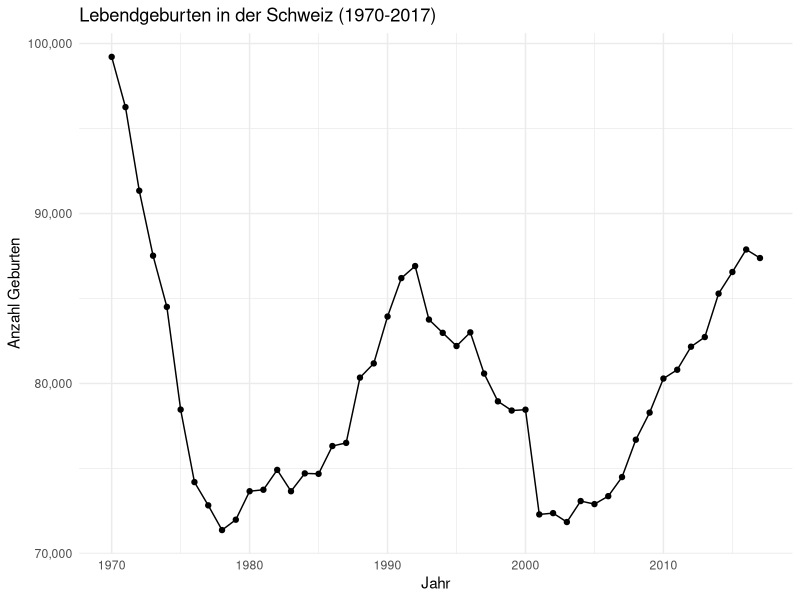
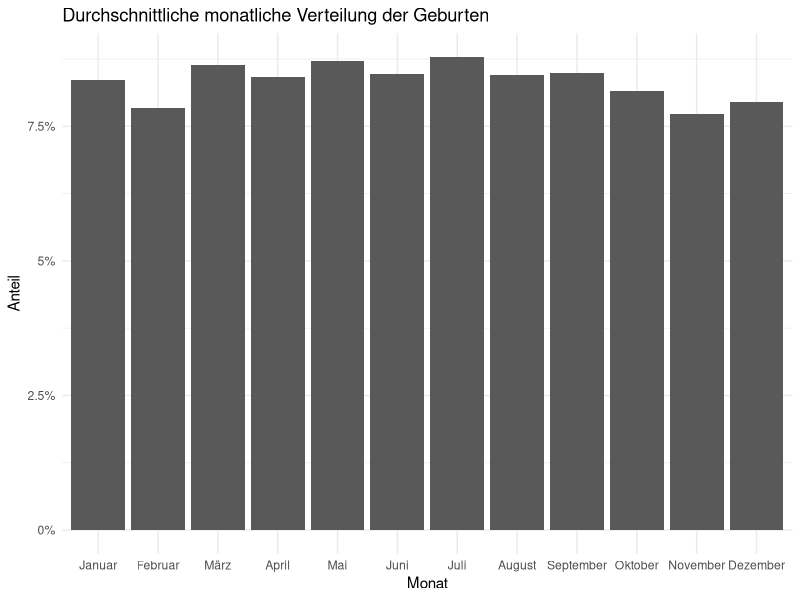

R code for these plots, in order:
## ---- chunk 1
library(readxl)
library(dplyr)
library(tidyr)
library(ggplot2)
library(scales)
## ---- chunk 2
df_raw <- read_excel("data/lebendgeburten_1970-2017.xlsx", range = "A3:N51")
## ---- chunk 3
df <- df_raw |> 
  rename(Jahr = 1) |> 
  mutate(Jahr = as.numeric(sub(" .*", "", Jahr))) |> 
  mutate(across(-Jahr, ~ as.numeric(gsub("[^0-9.]", "", .)))) |> 
  filter(!is.na(Jahr))
## ---- chunk 4
glimpse(df)
## ---- chunk 5
ggplot(df, aes(x = Jahr, y = Total)) +
  geom_line() +
  geom_point() +
  scale_y_continuous(labels = label_comma()) +
  labs(
    title = "Lebendgeburten in der Schweiz (1970-2017)",
    x = "Jahr",
    y = "Anzahl Geburten"
  ) +
  theme_minimal()
## ---- chunk 6
df_long <- df |> 
  pivot_longer(
    cols = -c(Jahr, Total),
    names_to = "Monat",
    values_to = "Geburten"
  )
## ---- chunk 7
df_month <- df_long %>%
  group_by(Monat) %>%
  summarise(Geburten = sum(Geburten)) %>%
  mutate(Anteil = Geburten / sum(Geburten))

# Monate sortieren
df_month$Monat <- factor(df_month$Monat,
  levels = c("Januar", "Februar", "März", "April", "Mai", "Juni",
             "Juli", "August", "September", "Oktober", "November", "Dezember")
)
## ---- chunk 8
ggplot(df_month, aes(x = Monat, y = Anteil)) +
  geom_col() +
  scale_y_continuous(
    labels = function(x) paste0(round(x * 100, 1), "%")
  ) +
  labs(
    title = "Durchschnittliche monatliche Verteilung der Geburten",
    x = "Monat",
    y = "Anteil"
  ) +
  theme_minimal()
